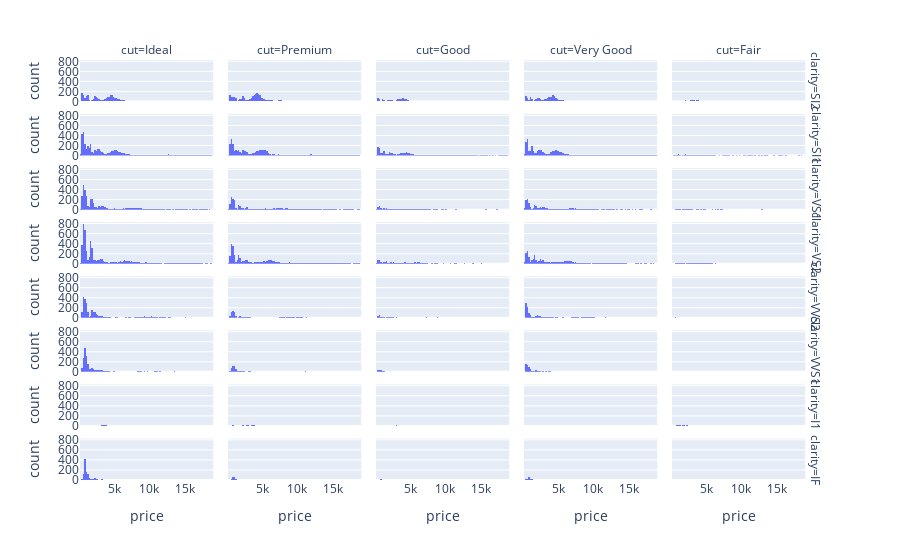

The code cell stored with this chart in its notebook:
### Code cell
# Create a Facets (trellis) for our chart
fig = px.histogram(diamonds, x='price', facet_row='clarity', facet_col='cut')
fig.show()

### Figure 1 — Plotly figure (JSON) as saved in the notebook; plotly's stock layout.template omitted (floating-point values rounded to 4 significant figures; data arrays with more than 128 entries replaced by an {"elided": "..."} marker saying what was removed)
{"data": [{"alignmentgroup": "True", "bingroup": "x", "hovertemplate": "clarity=SI2<br>cut=Ideal<br>price=%{x}<br>count=%{y}<extra></extra>", "legendgroup": "", "marker": {"color": "#636efa", "pattern": {"shape": ""}}, "name": "", "offsetgroup": "", "orientation": "v", "showlegend": false, "type": "histogram", "x": {"elided": "2598 int values"}, "xaxis": "x36", "yaxis": "y36"}, {"alignmentgroup": "True", "bingroup": "x", "hovertemplate": "clarity=SI2<br>cut=Premium<br>price=%{x}<br>count=%{y}<extra></extra>", "legendgroup": "", "marker": {"color": "#636efa", "pattern": {"shape": ""}}, "name": "", "offsetgroup": "", "orientation": "v", "showlegend": false, "type": "histogram", "x": {"elided": "2949 int values"}, "xaxis": "x37", "yaxis": "y37"}, {"alignmentgroup": "True", "bingroup": "x", "hovertemplate": "clarity=SI2<br>cut=Good<br>price=%{x}<br>count=%{y}<extra></extra>", "legendgroup": "", "marker": {"color": "#636efa", "pattern": {"shape": ""}}, "name": "", "offsetgroup": "", "orientation": "v", "showlegend": false, "type": "histogram", "x": {"elided": "1081 int values"}, "xaxis": "x38", "yaxis": "y38"}, {"alignmentgroup": "True", "bingroup": "x", "hovertemplate": "clarity=SI2<br>cut=Very Good<br>price=%{x}<br>count=%{y}<extra></extra>", "legendgroup": "", "marker": {"color": "#636efa", "pattern": {"shape": ""}}, "name": "", "offsetgroup": "", "orientation": "v", "showlegend": false, "type": "histogram", "x": {"elided": "2100 int values"}, "xaxis": "x39", "yaxis": "y39"}, {"alignmentgroup": "True", "bingroup": "x", "hovertemplate": "clarity=SI2<br>cut=Fair<br>price=%{x}<br>count=%{y}<extra></extra>", "legendgroup": "", "marker": {"color": "#636efa", "pattern": {"shape": ""}}, "name": "", "offsetgroup": "", "orientation": "v", "showlegend": false, "type": "histogram", "x": {"elided": "466 int values"}, "xaxis": "x40", "yaxis": "y40"}, {"alignmentgroup": "True", "bingroup": "x", "hovertemplate": "clarity=SI1<br>cut=Ideal<br>price=%{x}<br>count=%{y}<extra></extra>", "legendgroup": "", "marker": {"color": "#636efa", "pattern": {"shape": ""}}, "name": "", "offsetgroup": "", "orientation": "v", "showlegend": false, "type": "histogram", "x": {"elided": "4282 int values"}, "xaxis": "x31", "yaxis": "y31"}, {"alignmentgroup": "True", "bingroup": "x", "hovertemplate": "clarity=SI1<br>cut=Premium<br>price=%{x}<br>count=%{y}<extra></extra>", "legendgroup": "", "marker": {"color": "#636efa", "pattern": {"shape": ""}}, "name": "", "offsetgroup": "", "orientation": "v", "showlegend": false, "type": "histogram", "x": {"elided": "3575 int values"}, "xaxis": "x32", "yaxis": "y32"}, {"alignmentgroup": "True", "bingroup": "x", "hovertemplate": "clarity=SI1<br>cut=Good<br>price=%{x}<br>count=%{y}<extra></extra>", "legendgroup": "", "marker": {"color": "#636efa", "pattern": {"shape": ""}}, "name": "", "offsetgroup": "", "orientation": "v", "showlegend": false, "type": "histogram", "x": {"elided": "1560 int values"}, "xaxis": "x33", "yaxis": "y33"}, {"alignmentgroup": "True", "bingroup": "x", "hovertemplate": "clarity=SI1<br>cut=Very Good<br>price=%{x}<br>count=%{y}<extra></extra>", "legendgroup": "", "marker": {"color": "#636efa", "pattern": {"shape": ""}}, "name": "", "offsetgroup": "", "orientation": "v", "showlegend": false, "type": "histogram", "x": {"elided": "3240 int values"}, "xaxis": "x34", "yaxis": "y34"}, {"alignmentgroup": "True", "bingroup": "x", "hovertemplate": "clarity=SI1<br>cut=Fair<br>price=%{x}<br>count=%{y}<extra></extra>", "legendgroup": "", "marker": {"color": "#636efa", "pattern": {"shape": ""}}, "name": "", "offsetgroup": "", "orientation": "v", "showlegend": false, "type": "histogram", "x": {"elided": "408 int values"}, "xaxis": "x35", "yaxis": "y35"}, {"alignmentgroup": "True", "bingroup": "x", "hovertemplate": "clarity=VS1<br>cut=Ideal<br>price=%{x}<br>count=%{y}<extra></extra>", "legendgroup": "", "marker": {"color": "#636efa", "pattern": {"shape": ""}}, "name": "", "offsetgroup": "", "orientation": "v", "showlegend": false, "type": "histogram", "x": {"elided": "3589 int values"}, "xaxis": "x26", "yaxis": "y26"}, {"alignmentgroup": "True", "bingroup": "x", "hovertemplate": "clarity=VS1<br>cut=Premium<br>price=%{x}<br>count=%{y}<extra></extra>", "legendgroup": "", "marker": {"color": "#636efa", "pattern": {"shape": ""}}, "name": "", "offsetgroup": "", "orientation": "v", "showlegend": false, "type": "histogram", "x": {"elided": "1989 int values"}, "xaxis": "x27", "yaxis": "y27"}, {"alignmentgroup": "True", "bingroup": "x", "hovertemplate": "clarity=VS1<br>cut=Good<br>price=%{x}<br>count=%{y}<extra></extra>", "legendgroup": "", "marker": {"color": "#636efa", "pattern": {"shape": ""}}, "name": "", "offsetgroup": "", "orientation": "v", "showlegend": false, "type": "histogram", "x": {"elided": "648 int values"}, "xaxis": "x28", "yaxis": "y28"}, {"alignmentgroup": "True", "bingroup": "x", "hovertemplate": "clarity=VS1<br>cut=Very Good<br>price=%{x}<br>count=%{y}<extra></extra>", "legendgroup": "", "marker": {"color": "#636efa", "pattern": {"shape": ""}}, "name": "", "offsetgroup": "", "orientation": "v", "showlegend": false, "type": "histogram", "x": {"elided": "1775 int values"}, "xaxis": "x29", "yaxis": "y29"}, {"alignmentgroup": "True", "bingroup": "x", "hovertemplate": "clarity=VS1<br>cut=Fair<br>price=%{x}<br>count=%{y}<extra></extra>", "legendgroup": "", "marker": {"color": "#636efa", "pattern": {"shape": ""}}, "name": "", "offsetgroup": "", "orientation": "v", "showlegend": false, "type": "histogram", "x": {"elided": "170 int values"}, "xaxis": "x30", "yaxis": "y30"}, {"alignmentgroup": "True", "bingroup": "x", "hovertemplate": "clarity=VS2<br>cut=Ideal<br>price=%{x}<br>count=%{y}<extra></extra>", "legendgroup": "", "marker": {"color": "#636efa", "pattern": {"shape": ""}}, "name": "", "offsetgroup": "", "orientation": "v", "showlegend": false, "type": "histogram", "x": {"elided": "5071 int values"}, "xaxis": "x21", "yaxis": "y21"}, {"alignmentgroup": "True", "bingroup": "x", "hovertemplate": "clarity=VS2<br>cut=Premium<br>price=%{x}<br>count=%{y}<extra></extra>", "legendgroup": "", "marker": {"color": "#636efa", "pattern": {"shape": ""}}, "name": "", "offsetgroup": "", "orientation": "v", "showlegend": false, "type": "histogram", "x": {"elided": "3357 int values"}, "xaxis": "x22", "yaxis": "y22"}, {"alignmentgroup": "True", "bingroup": "x", "hovertemplate": "clarity=VS2<br>cut=Good<br>price=%{x}<br>count=%{y}<extra></extra>", "legendgroup": "", "marker": {"color": "#636efa", "pattern": {"shape": ""}}, "name": "", "offsetgroup": "", "orientation": "v", "showlegend": false, "type": "histogram", "x": {"elided": "978 int values"}, "xaxis": "x23", "yaxis": "y23"}, {"alignmentgroup": "True", "bingroup": "x", "hovertemplate": "clarity=VS2<br>cut=Very Good<br>price=%{x}<br>count=%{y}<extra></extra>", "legendgroup": "", "marker": {"color": "#636efa", "pattern": {"shape": ""}}, "name": "", "offsetgroup": "", "orientation": "v", "showlegend": false, "type": "histogram", "x": {"elided": "2591 int values"}, "xaxis": "x24", "yaxis": "y24"}, {"alignmentgroup": "True", "bingroup": "x", "hovertemplate": "clarity=VS2<br>cut=Fair<br>price=%{x}<br>count=%{y}<extra></extra>", "legendgroup": "", "marker": {"color": "#636efa", "pattern": {"shape": ""}}, "name": "", "offsetgroup": "", "orientation": "v", "showlegend": false, "type": "histogram", "x": {"elided": "261 int values"}, "xaxis": "x25", "yaxis": "y25"}, {"alignmentgroup": "True", "bingroup": "x", "hovertemplate": "clarity=VVS2<br>cut=Ideal<br>price=%{x}<br>count=%{y}<extra></extra>", "legendgroup": "", "marker": {"color": "#636efa", "pattern": {"shape": ""}}, "name": "", "offsetgroup": "", "orientation": "v", "showlegend": false, "type": "histogram", "x": {"elided": "2606 int values"}, "xaxis": "x16", "yaxis": "y16"}, {"alignmentgroup": "True", "bingroup": "x", "hovertemplate": "clarity=VVS2<br>cut=Premium<br>price=%{x}<br>count=%{y}<extra></extra>", "legendgroup": "", "marker": {"color": "#636efa", "pattern": {"shape": ""}}, "name": "", "offsetgroup": "", "orientation": "v", "showlegend": false, "type": "histogram", "x": {"elided": "870 int values"}, "xaxis": "x17", "yaxis": "y17"}, {"alignmentgroup": "True", "bingroup": "x", "hovertemplate": "clarity=VVS2<br>cut=Good<br>price=%{x}<br>count=%{y}<extra></extra>", "legendgroup": "", "marker": {"color": "#636efa", "pattern": {"shape": ""}}, "name": "", "offsetgroup": "", "orientation": "v", "showlegend": false, "type": "histogram", "x": {"elided": "286 int values"}, "xaxis": "x18", "yaxis": "y18"}, {"alignmentgroup": "True", "bingroup": "x", "hovertemplate": "clarity=VVS2<br>cut=Very Good<br>price=%{x}<br>count=%{y}<extra></extra>", "legendgroup": "", "marker": {"color": "#636efa", "pattern": {"shape": ""}}, "name": "", "offsetgroup": "", "orientation": "v", "showlegend": false, "type": "histogram", "x": {"elided": "1235 int values"}, "xaxis": "x19", "yaxis": "y19"}, {"alignmentgroup": "True", "bingroup": "x", "hovertemplate": "clarity=VVS2<br>cut=Fair<br>price=%{x}<br>count=%{y}<extra></extra>", "legendgroup": "", "marker": {"color": "#636efa", "pattern": {"shape": ""}}, "name": "", "offsetgroup": "", "orientation": "v", "showlegend": false, "type": "histogram", "x": [2959, 2998, 3074, 3288, 3296, 3323, 3813, 3920, 4040, 4312, 4312, 4355, 4368, 586, 4534, 4928, 5171, 5430, 5551, 6736, 6863, 7303, 7476, 7553, 7918, 8716, 629, 10562, 13553, 16364, 693, 738, 738, 743, 757, 369, 772, 819, 833, 922, 945, 997, 1011, 1069, 1089, 1227, 1367, 1401, 1659, 1705, 1712, 1791, 1902, 1980, 2079, 2088, 2117, 2131, 2167, 2292, 2351, 2426, 2484, 2500, 2595, 2608, 2699, 2710, 2717], "xaxis": "x20", "yaxis": "y20"}, {"alignmentgroup": "True", "bingroup": "x", "hovertemplate": "clarity=VVS1<br>cut=Ideal<br>price=%{x}<br>count=%{y}<extra></extra>", "legendgroup": "", "marker": {"color": "#636efa", "pattern": {"shape": ""}}, "name": "", "offsetgroup": "", "orientation": "v", "showlegend": false, "type": "histogram", "x": {"elided": "2047 int values"}, "xaxis": "x11", "yaxis": "y11"}, {"alignmentgroup": "True", "bingroup": "x", "hovertemplate": "clarity=VVS1<br>cut=Premium<br>price=%{x}<br>count=%{y}<extra></extra>", "legendgroup": "", "marker": {"color": "#636efa", "pattern": {"shape": ""}}, "name": "", "offsetgroup": "", "orientation": "v", "showlegend": false, "type": "histogram", "x": {"elided": "616 int values"}, "xaxis": "x12", "yaxis": "y12"}, {"alignmentgroup": "True", "bingroup": "x", "hovertemplate": "clarity=VVS1<br>cut=Good<br>price=%{x}<br>count=%{y}<extra></extra>", "legendgroup": "", "marker": {"color": "#636efa", "pattern": {"shape": ""}}, "name": "", "offsetgroup": "", "orientation": "v", "showlegend": false, "type": "histogram", "x": {"elided": "186 int values"}, "xaxis": "x13", "yaxis": "y13"}, {"alignmentgroup": "True", "bingroup": "x", "hovertemplate": "clarity=VVS1<br>cut=Very Good<br>price=%{x}<br>count=%{y}<extra></extra>", "legendgroup": "", "marker": {"color": "#636efa", "pattern": {"shape": ""}}, "name": "", "offsetgroup": "", "orientation": "v", "showlegend": false, "type": "histogram", "x": {"elided": "789 int values"}, "xaxis": "x14", "yaxis": "y14"}, {"alignmentgroup": "True", "bingroup": "x", "hovertemplate": "clarity=VVS1<br>cut=Fair<br>price=%{x}<br>count=%{y}<extra></extra>", "legendgroup": "", "marker": {"color": "#636efa", "pattern": {"shape": ""}}, "name": "", "offsetgroup": "", "orientation": "v", "showlegend": false, "type": "histogram", "x": [2797, 2805, 3062, 4115, 4194, 7960, 8529, 10752, 12648, 740, 790, 875, 1011, 1012, 1040, 1691, 1792], "xaxis": "x15", "yaxis": "y15"}, {"alignmentgroup": "True", "bingroup": "x", "hovertemplate": "clarity=I1<br>cut=Ideal<br>price=%{x}<br>count=%{y}<extra></extra>", "legendgroup": "", "marker": {"color": "#636efa", "pattern": {"shape": ""}}, "name": "", "offsetgroup": "", "orientation": "v", "showlegend": false, "type": "histogram", "x": {"elided": "146 int values"}, "xaxis": "x6", "yaxis": "y6"}, {"alignmentgroup": "True", "bingroup": "x", "hovertemplate": "clarity=I1<br>cut=Premium<br>price=%{x}<br>count=%{y}<extra></extra>", "legendgroup": "", "marker": {"color": "#636efa", "pattern": {"shape": ""}}, "name": "", "offsetgroup": "", "orientation": "v", "showlegend": false, "type": "histogram", "x": {"elided": "205 int values"}, "xaxis": "x7", "yaxis": "y7"}, {"alignmentgroup": "True", "bingroup": "x", "hovertemplate": "clarity=I1<br>cut=Good<br>price=%{x}<br>count=%{y}<extra></extra>", "legendgroup": "", "marker": {"color": "#636efa", "pattern": {"shape": ""}}, "name": "", "offsetgroup": "", "orientation": "v", "showlegend": false, "type": "histogram", "x": [2844, 2846, 2940, 3032, 3051, 3098, 3105, 3105, 3110, 3127, 3144, 3179, 3203, 3261, 3354, 3415, 3415, 3484, 3497, 3696, 3726, 3864, 3977, 4022, 4050, 4140, 4201, 4324, 4346, 4492, 4620, 4731, 4965, 4989, 5313, 600, 5601, 5647, 5765, 5871, 5979, 5987, 6025, 6088, 6091, 6261, 6361, 6474, 6521, 6686, 6854, 7024, 7026, 7959, 8220, 8370, 10863, 11548, 646, 361, 467, 468, 931, 1013, 1040, 491, 1111, 1134, 1134, 1140, 1166, 1168, 503, 1210, 1255, 1350, 1628, 1749, 1939, 1945, 2066, 2098, 2143, 2220, 2225, 2226, 2327, 2333, 2342, 2344, 2344, 2540, 2608, 2657, 2717, 2751], "xaxis": "x8", "yaxis": "y8"}, {"alignmentgroup": "True", "bingroup": "x", "hovertemplate": "clarity=I1<br>cut=Very Good<br>price=%{x}<br>count=%{y}<extra></extra>", "legendgroup": "", "marker": {"color": "#636efa", "pattern": {"shape": ""}}, "name": "", "offsetgroup": "", "orientation": "v", "showlegend": false, "type": "histogram", "x": [2774, 555, 2850, 2896, 2940, 2988, 3011, 3017, 3018, 3060, 3080, 3141, 3167, 3199, 3203, 3219, 3234, 3278, 3288, 3300, 3455, 3508, 3510, 3663, 3665, 3678, 3696, 3774, 3795, 3816, 3835, 3894, 3914, 3965, 4050, 4600, 4677, 5068, 5141, 5182, 5688, 5808, 5974, 5998, 6028, 6064, 6139, 6512, 6592, 6962, 7006, 7834, 8104, 8257, 9665, 9789, 10340, 10437, 11119, 15984, 720, 929, 938, 1047, 1115, 1188, 1235, 1298, 1448, 511, 1715, 1736, 2048, 2080, 2108, 2199, 2200, 2245, 2291, 2374, 2618, 2674, 2705, 2745], "xaxis": "x9", "yaxis": "y9"}, {"alignmentgroup": "True", "bingroup": "x", "hovertemplate": "clarity=I1<br>cut=Fair<br>price=%{x}<br>count=%{y}<extra></extra>", "legendgroup": "", "marker": {"color": "#636efa", "pattern": {"shape": ""}}, "name": "", "offsetgroup": "", "orientation": "v", "showlegend": false, "type": "histogram", "x": {"elided": "210 int values"}, "xaxis": "x10", "yaxis": "y10"}, {"alignmentgroup": "True", "bingroup": "x", "hovertemplate": "clarity=IF<br>cut=Ideal<br>price=%{x}<br>count=%{y}<extra></extra>", "legendgroup": "", "marker": {"color": "#636efa", "pattern": {"shape": ""}}, "name": "", "offsetgroup": "", "orientation": "v", "showlegend": false, "type": "histogram", "x": {"elided": "1212 int values"}, "xaxis": "x", "yaxis": "y"}, {"alignmentgroup": "True", "bingroup": "x", "hovertemplate": "clarity=IF<br>cut=Premium<br>price=%{x}<br>count=%{y}<extra></extra>", "legendgroup": "", "marker": {"color": "#636efa", "pattern": {"shape": ""}}, "name": "", "offsetgroup": "", "orientation": "v", "showlegend": false, "type": "histogram", "x": {"elided": "230 int values"}, "xaxis": "x2", "yaxis": "y2"}, {"alignmentgroup": "True", "bingroup": "x", "hovertemplate": "clarity=IF<br>cut=Good<br>price=%{x}<br>count=%{y}<extra></extra>", "legendgroup": "", "marker": {"color": "#636efa", "pattern": {"shape": ""}}, "name": "", "offsetgroup": "", "orientation": "v", "showlegend": false, "type": "histogram", "x": [2980, 3304, 3378, 3393, 3509, 3583, 3669, 3734, 597, 5361, 5771, 5855, 6299, 6703, 6804, 612, 8973, 9451, 9660, 9867, 631, 631, 633, 13248, 13998, 14654, 15081, 15081, 15164, 15928, 16406, 17499, 742, 780, 796, 813, 827, 827, 886, 895, 895, 912, 917, 924, 945, 956, 984, 988, 1052, 1052, 1053, 1061, 492, 1120, 1213, 1252, 1318, 1404, 1407, 1437, 1440, 512, 1806, 1806, 1976, 2053, 2081, 2093, 2139, 2266, 2404], "xaxis": "x3", "yaxis": "y3"}, {"alignmentgroup": "True", "bingroup": "x", "hovertemplate": "clarity=IF<br>cut=Very Good<br>price=%{x}<br>count=%{y}<extra></extra>", "legendgroup": "", "marker": {"color": "#636efa", "pattern": {"shape": ""}}, "name": "", "offsetgroup": "", "orientation": "v", "showlegend": false, "type": "histogram", "x": {"elided": "268 int values"}, "xaxis": "x4", "yaxis": "y4"}, {"alignmentgroup": "True", "bingroup": "x", "hovertemplate": "clarity=IF<br>cut=Fair<br>price=%{x}<br>count=%{y}<extra></extra>", "legendgroup": "", "marker": {"color": "#636efa", "pattern": {"shape": ""}}, "name": "", "offsetgroup": "", "orientation": "v", "showlegend": false, "type": "histogram", "x": [2861, 3205, 1127, 1166, 1208, 1440, 1849, 2144, 2211], "xaxis": "x5", "yaxis": "y5"}], "layout": {"annotations": [{"font": {}, "showarrow": false, "text": "cut=Ideal", "x": 0.09, "xanchor": "center", "xref": "paper", "y": 1, "yanchor": "bottom", "yref": "paper"}, {"font": {}, "showarrow": false, "text": "cut=Premium", "x": 0.29, "xanchor": "center", "xref": "paper", "y": 1, "yanchor": "bottom", "yref": "paper"}, {"font": {}, "showarrow": false, "text": "cut=Good", "x": 0.49, "xanchor": "center", "xref": "paper", "y": 1, "yanchor": "bottom", "yref": "paper"}, {"font": {}, "showarrow": false, "text": "cut=Very Good", "x": 0.69, "xanchor": "center", "xref": "paper", "y": 1, "yanchor": "bottom", "yref": "paper"}, {"font": {}, "showarrow": false, "text": "cut=Fair", "x": 0.89, "xanchor": "center", "xref": "paper", "y": 1, "yanchor": "bottom", "yref": "paper"}, {"font": {}, "showarrow": false, "text": "clarity=IF", "textangle": 90, "x": 0.98, "xanchor": "left", "xref": "paper", "y": 0.04938, "yanchor": "middle", "yref": "paper"}, {"font": {}, "showarrow": false, "text": "clarity=I1", "textangle": 90, "x": 0.98, "xanchor": "left", "xref": "paper", "y": 0.1781, "yanchor": "middle", "yref": "paper"}, {"font": {}, "showarrow": false, "text": "clarity=VVS1", "textangle": 90, "x": 0.98, "xanchor": "left", "xref": "paper", "y": 0.3069, "yanchor": "middle", "yref": "paper"}, {"font": {}, "showarrow": false, "text": "clarity=VVS2", "textangle": 90, "x": 0.98, "xanchor": "left", "xref": "paper", "y": 0.4356, "yanchor": "middle", "yref": "paper"}, {"font": {}, "showarrow": false, "text": "clarity=VS2", "textangle": 90, "x": 0.98, "xanchor": "left", "xref": "paper", "y": 0.5644, "yanchor": "middle", "yref": "paper"}, {"font": {}, "showarrow": false, "text": "clarity=VS1", "textangle": 90, "x": 0.98, "xanchor": "left", "xref": "paper", "y": 0.6931, "yanchor": "middle", "yref": "paper"}, {"font": {}, "showarrow": false, "text": "clarity=SI1", "textangle": 90, "x": 0.98, "xanchor": "left", "xref": "paper", "y": 0.8219, "yanchor": "middle", "yref": "paper"}, {"font": {}, "showarrow": false, "text": "clarity=SI2", "textangle": 90, "x": 0.98, "xanchor": "left", "xref": "paper", "y": 0.9506, "yanchor": "middle", "yref": "paper"}], "autosize": true, "barmode": "relative", "legend": {"tracegroupgap": 0}, "margin": {"t": 60}, "xaxis": {"anchor": "y", "autorange": true, "domain": [0, 0.18], "range": [199.5, 19000.0], "title": {"text": "price"}, "type": "linear"}, "xaxis10": {"anchor": "y10", "autorange": true, "domain": [0.8, 0.98], "matches": "x", "range": [199.5, 19000.0], "showticklabels": false, "type": "linear"}, "xaxis11": {"anchor": "y11", "autorange": true, "domain": [0, 0.18], "matches": "x", "range": [199.5, 19000.0], "showticklabels": false, "type": "linear"}, "xaxis12": {"anchor": "y12", "autorange": true, "domain": [0.2, 0.38], "matches": "x", "range": [199.5, 19000.0], "showticklabels": false, "type": "linear"}, "xaxis13": {"anchor": "y13", "autorange": true, "domain": [0.4, 0.58], "matches": "x", "range": [199.5, 19000.0], "showticklabels": false, "type": "linear"}, "xaxis14": {"anchor": "y14", "autorange": true, "domain": [0.6, 0.78], "matches": "x", "range": [199.5, 19000.0], "showticklabels": false, "type": "linear"}, "xaxis15": {"anchor": "y15", "autorange": true, "domain": [0.8, 0.98], "matches": "x", "range": [199.5, 19000.0], "showticklabels": false, "type": "linear"}, "xaxis16": {"anchor": "y16", "autorange": true, "domain": [0, 0.18], "matches": "x", "range": [199.5, 19000.0], "showticklabels": false, "type": "linear"}, "xaxis17": {"anchor": "y17", "autorange": true, "domain": [0.2, 0.38], "matches": "x", "range": [199.5, 19000.0], "showticklabels": false, "type": "linear"}, "xaxis18": {"anchor": "y18", "autorange": true, "domain": [0.4, 0.58], "matches": "x", "range": [199.5, 19000.0], "showticklabels": false, "type": "linear"}, "xaxis19": {"anchor": "y19", "autorange": true, "domain": [0.6, 0.78], "matches": "x", "range": [199.5, 19000.0], "showticklabels": false, "type": "linear"}, "xaxis2": {"anchor": "y2", "autorange": true, "domain": [0.2, 0.38], "matches": "x", "range": [199.5, 19000.0], "title": {"text": "price"}, "type": "linear"}, "xaxis20": {"anchor": "y20", "autorange": true, "domain": [0.8, 0.98], "matches": "x", "range": [199.5, 19000.0], "showticklabels": false, "type": "linear"}, "xaxis21": {"anchor": "y21", "autorange": true, "domain": [0, 0.18], "matches": "x", "range": [199.5, 19000.0], "showticklabels": false, "type": "linear"}, "xaxis22": {"anchor": "y22", "autorange": true, "domain": [0.2, 0.38], "matches": "x", "range": [199.5, 19000.0], "showticklabels": false, "type": "linear"}, "xaxis23": {"anchor": "y23", "autorange": true, "domain": [0.4, 0.58], "matches": "x", "range": [199.5, 19000.0], "showticklabels": false, "type": "linear"}, "xaxis24": {"anchor": "y24", "autorange": true, "domain": [0.6, 0.78], "matches": "x", "range": [199.5, 19000.0], "showticklabels": false, "type": "linear"}, "xaxis25": {"anchor": "y25", "autorange": true, "domain": [0.8, 0.98], "matches": "x", "range": [199.5, 19000.0], "showticklabels": false, "type": "linear"}, "xaxis26": {"anchor": "y26", "autorange": true, "domain": [0, 0.18], "matches": "x", "range": [199.5, 19000.0], "showticklabels": false, "type": "linear"}, "xaxis27": {"anchor": "y27", "autorange": true, "domain": [0.2, 0.38], "matches": "x", "range": [199.5, 19000.0], "showticklabels": false, "type": "linear"}, "xaxis28": {"anchor": "y28", "autorange": true, "domain": [0.4, 0.58], "matches": "x", "range": [199.5, 19000.0], "showticklabels": false, "type": "linear"}, "xaxis29": {"anchor": "y29", "autorange": true, "domain": [0.6, 0.78], "matches": "x", "range": [199.5, 19000.0], "showticklabels": false, "type": "linear"}, "xaxis3": {"anchor": "y3", "autorange": true, "domain": [0.4, 0.58], "matches": "x", "range": [199.5, 19000.0], "title": {"text": "price"}, "type": "linear"}, "xaxis30": {"anchor": "y30", "autorange": true, "domain": [0.8, 0.98], "matches": "x", "range": [199.5, 19000.0], "showticklabels": false, "type": "linear"}, "xaxis31": {"anchor": "y31", "autorange": true, "domain": [0, 0.18], "matches": "x", "range": [199.5, 19000.0], "showticklabels": false, "type": "linear"}, "xaxis32": {"anchor": "y32", "autorange": true, "domain": [0.2, 0.38], "matches": "x", "range": [199.5, 19000.0], "showticklabels": false, "type": "linear"}, "xaxis33": {"anchor": "y33", "autorange": true, "domain": [0.4, 0.58], "matches": "x", "range": [199.5, 19000.0], "showticklabels": false, "type": "linear"}, "xaxis34": {"anchor": "y34", "autorange": true, "domain": [0.6, 0.78], "matches": "x", "range": [199.5, 19000.0], "showticklabels": false, "type": "linear"}, "xaxis35": {"anchor": "y35", "autorange": true, "domain": [0.8, 0.98], "matches": "x", "range": [199.5, 19000.0], "showticklabels": false, "type": "linear"}, "xaxis36": {"anchor": "y36", "autorange": true, "domain": [0, 0.18], "matches": "x", "range": [199.5, 19000.0], "showticklabels": false, "type": "linear"}, "xaxis37": {"anchor": "y37", "autorange": true, "domain": [0.2, 0.38], "matches": "x", "range": [199.5, 19000.0], "showticklabels": false, "type": "linear"}, "xaxis38": {"anchor": "y38", "autorange": true, "domain": [0.4, 0.58], "matches": "x", "range": [199.5, 19000.0], "showticklabels": false, "type": "linear"}, "xaxis39": {"anchor": "y39", "autorange": true, "domain": [0.6, 0.78], "matches": "x", "range": [199.5, 19000.0], "showticklabels": false, "type": "linear"}, "xaxis4": {"anchor": "y4", "autorange": true, "domain": [0.6, 0.78], "matches": "x", "range": [199.5, 19000.0], "title": {"text": "price"}, "type": "linear"}, "xaxis40": {"anchor": "y40", "autorange": true, "domain": [0.8, 0.98], "matches": "x", "range": [199.5, 19000.0], "showticklabels": false, "type": "linear"}, "xaxis5": {"anchor": "y5", "autorange": true, "domain": [0.8, 0.98], "matches": "x", "range": [199.5, 19000.0], "title": {"text": "price"}, "type": "linear"}, "xaxis6": {"anchor": "y6", "autorange": true, "domain": [0, 0.18], "matches": "x", "range": [199.5, 19000.0], "showticklabels": false, "type": "linear"}, "xaxis7": {"anchor": "y7", "autorange": true, "domain": [0.2, 0.38], "matches": "x", "range": [199.5, 19000.0], "showticklabels": false, "type": "linear"}, "xaxis8": {"anchor": "y8", "autorange": true, "domain": [0.4, 0.58], "matches": "x", "range": [199.5, 19000.0], "showticklabels": false, "type": "linear"}, "xaxis9": {"anchor": "y9", "autorange": true, "domain": [0.6, 0.78], "matches": "x", "range": [199.5, 19000.0], "showticklabels": false, "type": "linear"}, "yaxis": {"anchor": "x", "autorange": true, "domain": [0, 0.09875], "range": [0, 826.3], "title": {"text": "count"}}, "yaxis10": {"anchor": "x10", "autorange": true, "domain": [0.1288, 0.2275], "matches": "y", "range": [0, 826.3], "showticklabels": false}, "yaxis11": {"anchor": "x11", "autorange": true, "domain": [0.2575, 0.3563], "matches": "y", "range": [0, 826.3], "title": {"text": "count"}}, "yaxis12": {"anchor": "x12", "autorange": true, "domain": [0.2575, 0.3563], "matches": "y", "range": [0, 826.3], "showticklabels": false}, "yaxis13": {"anchor": "x13", "autorange": true, "domain": [0.2575, 0.3563], "matches": "y", "range": [0, 826.3], "showticklabels": false}, "yaxis14": {"anchor": "x14", "autorange": true, "domain": [0.2575, 0.3563], "matches": "y", "range": [0, 826.3], "showticklabels": false}, "yaxis15": {"anchor": "x15", "autorange": true, "domain": [0.2575, 0.3563], "matches": "y", "range": [0, 826.3], "showticklabels": false}, "yaxis16": {"anchor": "x16", "autorange": true, "domain": [0.3862, 0.485], "matches": "y", "range": [0, 826.3], "title": {"text": "count"}}, "yaxis17": {"anchor": "x17", "autorange": true, "domain": [0.3862, 0.485], "matches": "y", "range": [0, 826.3], "showticklabels": false}, "yaxis18": {"anchor": "x18", "autorange": true, "domain": [0.3862, 0.485], "matches": "y", "range": [0, 826.3], "showticklabels": false}, "yaxis19": {"anchor": "x19", "autorange": true, "domain": [0.3862, 0.485], "matches": "y", "range": [0, 826.3], "showticklabels": false}, "yaxis2": {"anchor": "x2", "autorange": true, "domain": [0, 0.09875], "matches": "y", "range": [0, 826.3], "showticklabels": false}, "yaxis20": {"anchor": "x20", "autorange": true, "domain": [0.3862, 0.485], "matches": "y", "range": [0, 826.3], "showticklabels": false}, "yaxis21": {"anchor": "x21", "autorange": true, "domain": [0.515, 0.6138], "matches": "y", "range": [0, 826.3], "title": {"text": "count"}}, "yaxis22": {"anchor": "x22", "autorange": true, "domain": [0.515, 0.6138], "matches": "y", "range": [0, 826.3], "showticklabels": false}, "yaxis23": {"anchor": "x23", "autorange": true, "domain": [0.515, 0.6138], "matches": "y", "range": [0, 826.3], "showticklabels": false}, "yaxis24": {"anchor": "x24", "autorange": true, "domain": [0.515, 0.6138], "matches": "y", "range": [0, 826.3], "showticklabels": false}, "yaxis25": {"anchor": "x25", "autorange": true, "domain": [0.515, 0.6138], "matches": "y", "range": [0, 826.3], "showticklabels": false}, "yaxis26": {"anchor": "x26", "autorange": true, "domain": [0.6438, 0.7425], "matches": "y", "range": [0, 826.3], "title": {"text": "count"}}, "yaxis27": {"anchor": "x27", "autorange": true, "domain": [0.6438, 0.7425], "matches": "y", "range": [0, 826.3], "showticklabels": false}, "yaxis28": {"anchor": "x28", "autorange": true, "domain": [0.6438, 0.7425], "matches": "y", "range": [0, 826.3], "showticklabels": false}, "yaxis29": {"anchor": "x29", "autorange": true, "domain": [0.6438, 0.7425], "matches": "y", "range": [0, 826.3], "showticklabels": false}, "yaxis3": {"anchor": "x3", "autorange": true, "domain": [0, 0.09875], "matches": "y", "range": [0, 826.3], "showticklabels": false}, "yaxis30": {"anchor": "x30", "autorange": true, "domain": [0.6438, 0.7425], "matches": "y", "range": [0, 826.3], "showticklabels": false}, "yaxis31": {"anchor": "x31", "autorange": true, "domain": [0.7725, 0.8712], "matches": "y", "range": [0, 826.3], "title": {"text": "count"}}, "yaxis32": {"anchor": "x32", "autorange": true, "domain": [0.7725, 0.8712], "matches": "y", "range": [0, 826.3], "showticklabels": false}, "yaxis33": {"anchor": "x33", "autorange": true, "domain": [0.7725, 0.8712], "matches": "y", "range": [0, 826.3], "showticklabels": false}, "yaxis34": {"anchor": "x34", "autorange": true, "domain": [0.7725, 0.8712], "matches": "y", "range": [0, 826.3], "showticklabels": false}, "yaxis35": {"anchor": "x35", "autorange": true, "domain": [0.7725, 0.8712], "matches": "y", "range": [0, 826.3], "showticklabels": false}, "yaxis36": {"anchor": "x36", "autorange": true, "domain": [0.9012, 1], "matches": "y", "range": [0, 826.3], "title": {"text": "count"}}, "yaxis37": {"anchor": "x37", "autorange": true, "domain": [0.9012, 1], "matches": "y", "range": [0, 826.3], "showticklabels": false}, "yaxis38": {"anchor": "x38", "autorange": true, "domain": [0.9012, 1], "matches": "y", "range": [0, 826.3], "showticklabels": false}, "yaxis39": {"anchor": "x39", "autorange": true, "domain": [0.9012, 1], "matches": "y", "range": [0, 826.3], "showticklabels": false}, "yaxis4": {"anchor": "x4", "autorange": true, "domain": [0, 0.09875], "matches": "y", "range": [0, 826.3], "showticklabels": false}, "yaxis40": {"anchor": "x40", "autorange": true, "domain": [0.9012, 1], "matches": "y", "range": [0, 826.3], "showticklabels": false}, "yaxis5": {"anchor": "x5", "autorange": true, "domain": [0, 0.09875], "matches": "y", "range": [0, 826.3], "showticklabels": false}, "yaxis6": {"anchor": "x6", "autorange": true, "domain": [0.1288, 0.2275], "matches": "y", "range": [0, 826.3], "title": {"text": "count"}}, "yaxis7": {"anchor": "x7", "autorange": true, "domain": [0.1288, 0.2275], "matches": "y", "range": [0, 826.3], "showticklabels": false}, "yaxis8": {"anchor": "x8", "autorange": true, "domain": [0.1288, 0.2275], "matches": "y", "range": [0, 826.3], "showticklabels": false}, "yaxis9": {"anchor": "x9", "autorange": true, "domain": [0.1288, 0.2275], "matches": "y", "range": [0, 826.3], "showticklabels": false}}}
